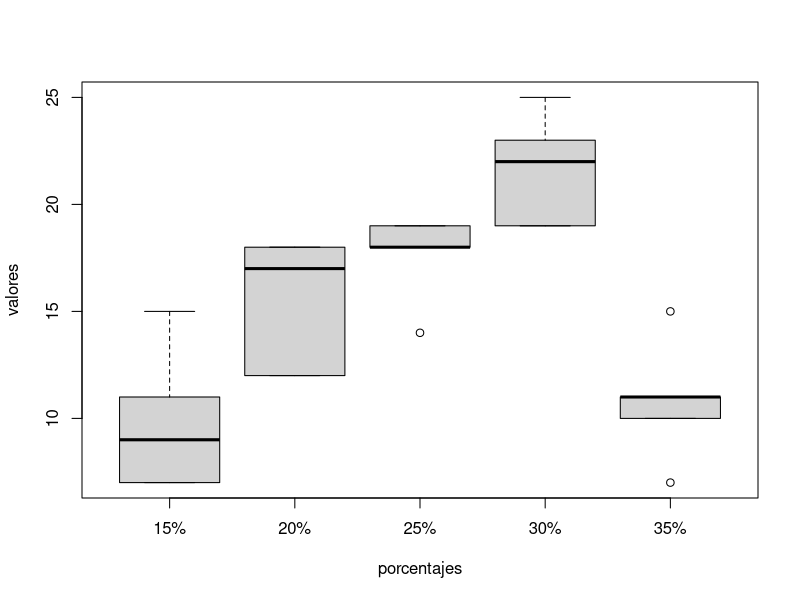

The R script that drew this image:
## ---- chunk 1
valores <- c(7,7,15,11,9,12,17,12,18,18,14,18,18,19,19,19,25,22,19,23,7,10,11,15,11)
porcentajes <- as.factor(c(rep(c("15%", "20%", "25%", "30%", "35%"), each=5)))
summary(valores)
summary(porcentajes)
## ---- chunk 2
tapply(valores, porcentajes, mean)
## ---- chunk 3
tapply(valores, porcentajes, sum)
## ---- chunk 4
sum(valores)
## ---- chunk 5
mean(valores)
## ---- chunk 6
boxplot(valores ~ porcentajes)
## ---- chunk 7
fm = aov(lm(valores ~ porcentajes))
summary(fm)
